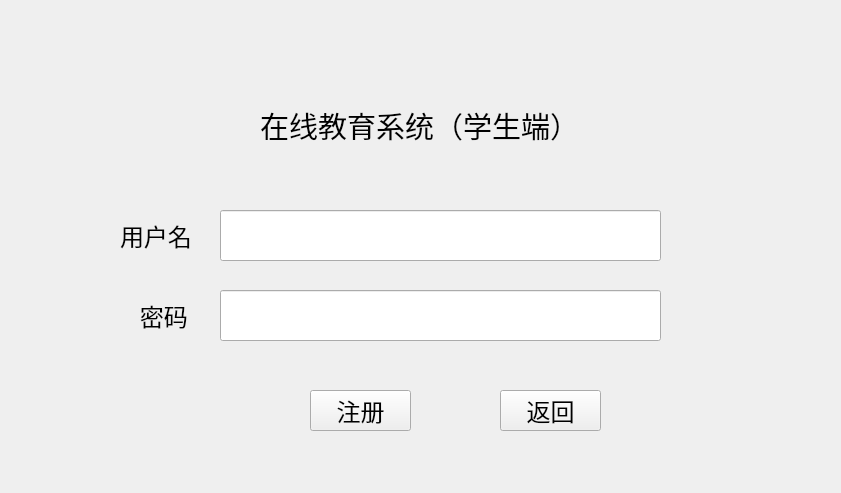
<?xml version="1.0" encoding="UTF-8"?>
<ui version="4.0">
 <class>MainWindow</class>
 <widget class="QMainWindow" name="MainWindow">
  <property name="geometry">
   <rect>
    <x>0</x>
    <y>0</y>
    <width>841</width>
    <height>493</height>
   </rect>
  </property>
  <property name="minimumSize">
   <size>
    <width>841</width>
    <height>493</height>
   </size>
  </property>
  <property name="maximumSize">
   <size>
    <width>841</width>
    <height>493</height>
   </size>
  </property>
  <property name="windowTitle">
   <string>MainWindow</string>
  </property>
  <widget class="QWidget" name="centralwidget">
   <widget class="QLabel" name="label">
    <property name="geometry">
     <rect>
      <x>260</x>
      <y>70</y>
      <width>401</width>
      <height>111</height>
     </rect>
    </property>
    <property name="font">
     <font>
      <family>Arial</family>
      <pointsize>22</pointsize>
     </font>
    </property>
    <property name="text">
     <string>在线教育系统（学生端）</string>
    </property>
   </widget>
   <widget class="QLabel" name="label_2">
    <property name="geometry">
     <rect>
      <x>120</x>
      <y>210</y>
      <width>91</width>
      <height>51</height>
     </rect>
    </property>
    <property name="font">
     <font>
      <family>Arial</family>
      <pointsize>18</pointsize>
     </font>
    </property>
    <property name="text">
     <string>用户名</string>
    </property>
   </widget>
   <widget class="QLabel" name="label_3">
    <property name="geometry">
     <rect>
      <x>120</x>
      <y>290</y>
      <width>91</width>
      <height>51</height>
     </rect>
    </property>
    <property name="font">
     <font>
      <family>Arial</family>
      <pointsize>18</pointsize>
     </font>
    </property>
    <property name="text">
     <string>   密码</string>
    </property>
   </widget>
   <widget class="QPushButton" name="pushButton_2">
    <property name="geometry">
     <rect>
      <x>310</x>
      <y>390</y>
      <width>101</width>
      <height>41</height>
     </rect>
    </property>
    <property name="font">
     <font>
      <family>Arial</family>
      <pointsize>18</pointsize>
     </font>
    </property>
    <property name="text">
     <string>注册</string>
    </property>
   </widget>
   <widget class="QLineEdit" name="lineEdit">
    <property name="geometry">
     <rect>
      <x>220</x>
      <y>210</y>
      <width>441</width>
      <height>51</height>
     </rect>
    </property>
    <property name="font">
     <font>
      <family>Arial</family>
      <pointsize>18</pointsize>
     </font>
    </property>
    <property name="text">
     <string/>
    </property>
   </widget>
   <widget class="QLineEdit" name="lineEdit_2">
    <property name="geometry">
     <rect>
      <x>220</x>
      <y>290</y>
      <width>441</width>
      <height>51</height>
     </rect>
    </property>
    <property name="font">
     <font>
      <family>Arial</family>
      <pointsize>18</pointsize>
     </font>
    </property>
    <property name="text">
     <string/>
    </property>
   </widget>
   <widget class="QPushButton" name="pushButton_3">
    <property name="geometry">
     <rect>
      <x>500</x>
      <y>390</y>
      <width>101</width>
      <height>41</height>
     </rect>
    </property>
    <property name="font">
     <font>
      <family>Arial</family>
      <pointsize>18</pointsize>
     </font>
    </property>
    <property name="text">
     <string>返回</string>
    </property>
   </widget>
  </widget>
 </widget>
 <resources/>
 <connections/>
</ui>
